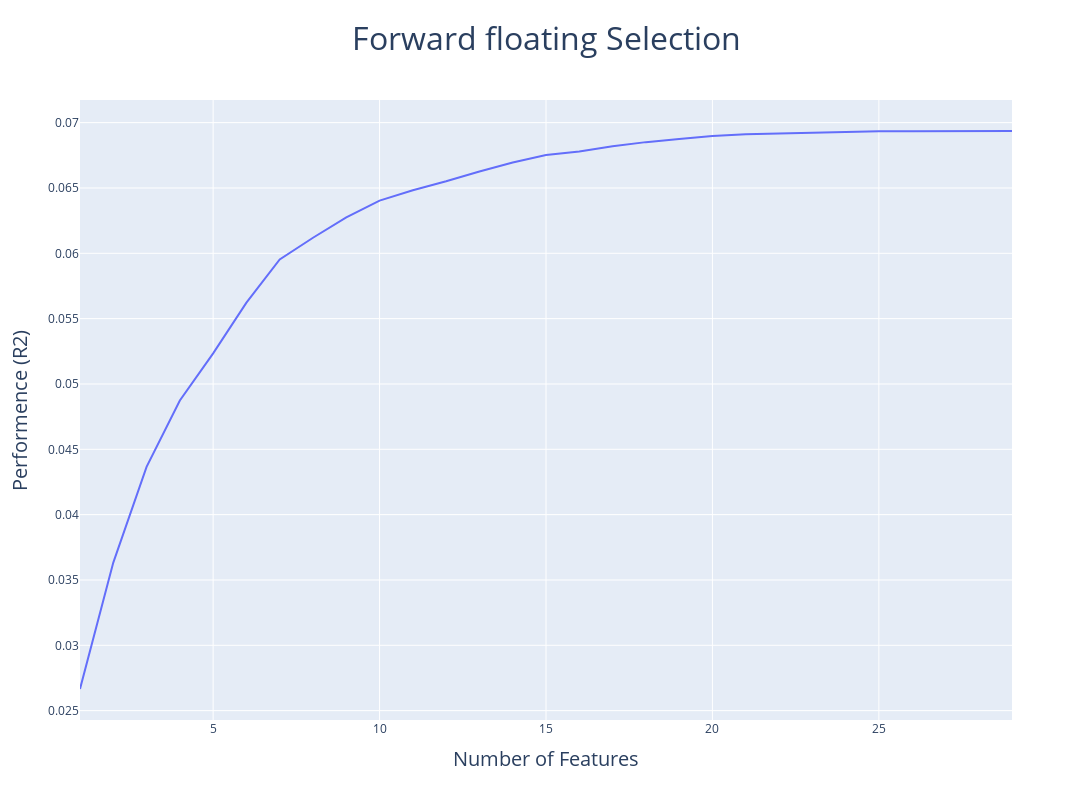

The cell this chart's notebook holds for it:
### Code cell
import plotly.graph_objects as go

metric_dict = sffs.get_metric_dict()
k_features = list(metric_dict.keys())
avg_scores = np.array([metric_dict[k]['avg_score'] for k in k_features])
std_devs = np.array([metric_dict[k]['std_dev'] for k in k_features])

fig = go.Figure()
fig.add_trace(go.Scatter(x=k_features, y=avg_scores, mode='lines', name='Average Score'))
# fig.add_trace(go.Scatter(x=k_features, y=avg_scores + std_devs, mode='lines', line=dict(color='gray'), name='Upper Bound'))
# fig.add_trace(go.Scatter(x=k_features, y=avg_scores - std_devs, mode='lines', line=dict(color='gray'), fill='tonexty', name='Lower Bound'))
fig.update_layout(
    title = {
        'text': 'Forward floating Selection',
        'font': {'size': 32},
        'x': 0.5
    }, 
    xaxis_title = {
        'text': 'Number of Features',
        'font': {'size': 20}
    }, 
    yaxis_title = {
        'text': 'Performence (R2)',
        'font': {'size': 20}
    }, 
    width = 1200,
    height = 800)

# Show figure
fig.show()

### Figure 1 — Plotly figure (JSON) as saved in the notebook; plotly's stock layout.template omitted (floating-point values rounded to 4 significant figures)
{"data": [{"mode": "lines", "name": "Average Score", "type": "scatter", "x": [1, 2, 3, 4, 5, 6, 7, 8, 9, 10, 11, 12, 13, 14, 15, 16, 17, 18, 19, 20, 21, 22, 23, 24, 25, 26, 27, 28, 29], "y": [0.02666, 0.03633, 0.04365, 0.04873, 0.05234, 0.05622, 0.05953, 0.06119, 0.06274, 0.06404, 0.06483, 0.06551, 0.06626, 0.06695, 0.06752, 0.0678, 0.06819, 0.06851, 0.06875, 0.06897, 0.06912, 0.06918, 0.06927, 0.06932, 0.06934, 0.06935, 0.06936, 0.06936, 0.06936]}], "layout": {"height": 800, "title": {"font": {"size": 32}, "text": "Forward floating Selection", "x": 0.5}, "width": 1200, "xaxis": {"title": {"font": {"size": 20}, "text": "Number of Features"}}, "yaxis": {"title": {"font": {"size": 20}, "text": "Performence (R2)"}}}}
